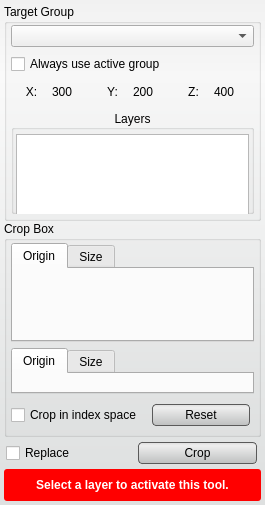
<?xml version="1.0" encoding="UTF-8"?>
<ui version="4.0">
 <class>CropToolInterface</class>
 <widget class="QWidget" name="CropToolInterface">
  <property name="geometry">
   <rect>
    <x>0</x>
    <y>0</y>
    <width>265</width>
    <height>505</height>
   </rect>
  </property>
  <property name="sizePolicy">
   <sizepolicy hsizetype="Preferred" vsizetype="Preferred">
    <horstretch>0</horstretch>
    <verstretch>0</verstretch>
   </sizepolicy>
  </property>
  <property name="minimumSize">
   <size>
    <width>0</width>
    <height>250</height>
   </size>
  </property>
  <property name="maximumSize">
   <size>
    <width>16777215</width>
    <height>16777215</height>
   </size>
  </property>
  <property name="baseSize">
   <size>
    <width>650</width>
    <height>0</height>
   </size>
  </property>
  <property name="windowTitle">
   <string>Crop Tool</string>
  </property>
  <property name="styleSheet">
   <string notr="true">QWidget#CropToolInterface{
  border-radius: 3px;
  background-color: qlineargradient(spread:pad, x1:0.5, y1:0, x2:0.5, y2:0.960227, stop:0 rgba(241, 241, 241, 255), stop:0.155779 rgba(250, 250, 250, 255), stop:1 rgba(222, 224, 224, 255));      
}


QPushButton{
  background-color: qlineargradient(spread:pad, x1:0.5, y1:0, x2:0.5, y2:0.960227, stop:0 rgba(221, 221, 221, 255), stop:0.155779 rgba(238, 238, 238, 255), stop:1 rgba(192, 194, 194, 255));
  border-radius: 4px;
  border: 1px solid rgb(90, 90, 90);
  margin:4px;
}

QPushButton:hover{
  background-color: qlineargradient(spread:pad, x1:0.5, y1:0, x2:0.5, y2:1, stop:0 rgba(195, 195, 195, 255), stop:0.253769 rgba(206, 206, 206, 255), stop:1 rgba(185, 185, 185, 255));
  border-radius: 4px;
  border: 1px solid rgb(90, 90, 90);
  margin:4px;
}

QPushButton:pressed{
  background-color: qlineargradient(spread:pad, x1:0.5, y1:0, x2:0.5, y2:1, stop:0 rgba(150, 150, 150, 255), stop:0.753769 rgba(206, 206, 206, 255), stop:1 rgba(185, 185, 185, 255));
  border-radius: 4px;
  border: 1px solid rgb(90, 90, 90);
  margin:4px;
}</string>
  </property>
  <layout class="QVBoxLayout" name="verticalLayout_7">
   <property name="spacing">
    <number>0</number>
   </property>
   <property name="margin">
    <number>4</number>
   </property>
   <item>
    <widget class="QGroupBox" name="target_groupbox_">
     <property name="title">
      <string>Target Group</string>
     </property>
     <property name="flat">
      <bool>false</bool>
     </property>
     <layout class="QVBoxLayout" name="verticalLayout_4">
      <property name="spacing">
       <number>6</number>
      </property>
      <property name="leftMargin">
       <number>4</number>
      </property>
      <property name="topMargin">
       <number>0</number>
      </property>
      <property name="rightMargin">
       <number>4</number>
      </property>
      <property name="bottomMargin">
       <number>4</number>
      </property>
      <item>
       <widget class="QWidget" name="widget_9" native="true">
        <layout class="QVBoxLayout" name="verticalLayout_5">
         <property name="spacing">
          <number>2</number>
         </property>
         <property name="margin">
          <number>0</number>
         </property>
         <item>
          <widget class="QWidget" name="widget_10" native="true">
           <property name="minimumSize">
            <size>
             <width>0</width>
             <height>24</height>
            </size>
           </property>
           <property name="maximumSize">
            <size>
             <width>16777215</width>
             <height>24</height>
            </size>
           </property>
           <layout class="QHBoxLayout" name="horizontalLayout_6">
            <property name="spacing">
             <number>0</number>
            </property>
            <property name="margin">
             <number>0</number>
            </property>
            <item>
             <widget class="QComboBox" name="target_group_">
              <property name="sizePolicy">
               <sizepolicy hsizetype="Ignored" vsizetype="Fixed">
                <horstretch>0</horstretch>
                <verstretch>0</verstretch>
               </sizepolicy>
              </property>
             </widget>
            </item>
           </layout>
          </widget>
         </item>
        </layout>
       </widget>
      </item>
      <item>
       <widget class="QWidget" name="widget_3" native="true">
        <property name="minimumSize">
         <size>
          <width>0</width>
          <height>20</height>
         </size>
        </property>
        <layout class="QHBoxLayout" name="horizontalLayout">
         <property name="spacing">
          <number>0</number>
         </property>
         <property name="margin">
          <number>0</number>
         </property>
         <item>
          <widget class="QCheckBox" name="use_active_group_">
           <property name="text">
            <string>Always use active group</string>
           </property>
          </widget>
         </item>
        </layout>
       </widget>
      </item>
      <item>
       <widget class="QWidget" name="widget_11" native="true">
        <property name="minimumSize">
         <size>
          <width>0</width>
          <height>24</height>
         </size>
        </property>
        <layout class="QHBoxLayout" name="horizontalLayout_2">
         <property name="spacing">
          <number>0</number>
         </property>
         <property name="margin">
          <number>0</number>
         </property>
         <item>
          <widget class="QLabel" name="x_axis_label_current_">
           <property name="text">
            <string>X:</string>
           </property>
           <property name="alignment">
            <set>Qt::AlignCenter</set>
           </property>
          </widget>
         </item>
         <item>
          <widget class="QLabel" name="label_nx_">
           <property name="text">
            <string>300</string>
           </property>
          </widget>
         </item>
         <item>
          <widget class="QLabel" name="y_axis_label_current_">
           <property name="text">
            <string>Y:</string>
           </property>
           <property name="alignment">
            <set>Qt::AlignCenter</set>
           </property>
          </widget>
         </item>
         <item>
          <widget class="QLabel" name="label_ny_">
           <property name="text">
            <string>200</string>
           </property>
          </widget>
         </item>
         <item>
          <widget class="QLabel" name="z_axis_label_current_">
           <property name="text">
            <string>Z:</string>
           </property>
           <property name="alignment">
            <set>Qt::AlignCenter</set>
           </property>
          </widget>
         </item>
         <item>
          <widget class="QLabel" name="label_nz_">
           <property name="text">
            <string>400</string>
           </property>
          </widget>
         </item>
        </layout>
       </widget>
      </item>
      <item>
       <widget class="QGroupBox" name="groupBox">
        <property name="title">
         <string>Layers</string>
        </property>
        <property name="alignment">
         <set>Qt::AlignCenter</set>
        </property>
        <property name="flat">
         <bool>true</bool>
        </property>
        <property name="checkable">
         <bool>false</bool>
        </property>
        <layout class="QVBoxLayout" name="verticalLayout_6">
         <property name="spacing">
          <number>2</number>
         </property>
         <property name="leftMargin">
          <number>2</number>
         </property>
         <property name="topMargin">
          <number>4</number>
         </property>
         <property name="rightMargin">
          <number>2</number>
         </property>
         <property name="bottomMargin">
          <number>2</number>
         </property>
         <item>
          <widget class="QListWidget" name="layer_list_">
           <property name="enabled">
            <bool>true</bool>
           </property>
           <property name="sizePolicy">
            <sizepolicy hsizetype="Ignored" vsizetype="Fixed">
             <horstretch>0</horstretch>
             <verstretch>0</verstretch>
            </sizepolicy>
           </property>
           <property name="minimumSize">
            <size>
             <width>0</width>
             <height>100</height>
            </size>
           </property>
           <property name="maximumSize">
            <size>
             <width>16777215</width>
             <height>100</height>
            </size>
           </property>
           <property name="frameShape">
            <enum>QFrame::StyledPanel</enum>
           </property>
           <property name="alternatingRowColors">
            <bool>true</bool>
           </property>
           <property name="selectionMode">
            <enum>QAbstractItemView::MultiSelection</enum>
           </property>
           <property name="resizeMode">
            <enum>QListView::Adjust</enum>
           </property>
          </widget>
         </item>
        </layout>
       </widget>
      </item>
     </layout>
    </widget>
   </item>
   <item>
    <widget class="QGroupBox" name="groupBox_2">
     <property name="title">
      <string>Crop Box</string>
     </property>
     <property name="flat">
      <bool>false</bool>
     </property>
     <layout class="QVBoxLayout" name="verticalLayout">
      <property name="leftMargin">
       <number>4</number>
      </property>
      <property name="topMargin">
       <number>2</number>
      </property>
      <property name="rightMargin">
       <number>4</number>
      </property>
      <property name="bottomMargin">
       <number>4</number>
      </property>
      <item>
       <widget class="QTabWidget" name="crop_world_widget_">
        <property name="sizePolicy">
         <sizepolicy hsizetype="Ignored" vsizetype="Preferred">
          <horstretch>0</horstretch>
          <verstretch>0</verstretch>
         </sizepolicy>
        </property>
        <property name="tabShape">
         <enum>QTabWidget::Rounded</enum>
        </property>
        <property name="currentIndex">
         <number>0</number>
        </property>
        <property name="elideMode">
         <enum>Qt::ElideNone</enum>
        </property>
        <widget class="QWidget" name="tab">
         <property name="minimumSize">
          <size>
           <width>0</width>
           <height>80</height>
          </size>
         </property>
         <attribute name="title">
          <string>Origin</string>
         </attribute>
         <layout class="QVBoxLayout" name="verticalLayout_3">
          <property name="spacing">
           <number>4</number>
          </property>
          <property name="margin">
           <number>4</number>
          </property>
          <item>
           <widget class="QtUtils::QtSliderDoubleCombo" name="crop_origin_x_" native="true"/>
          </item>
          <item>
           <widget class="QtUtils::QtSliderDoubleCombo" name="crop_origin_y_" native="true"/>
          </item>
          <item>
           <widget class="QtUtils::QtSliderDoubleCombo" name="crop_origin_z_" native="true"/>
          </item>
         </layout>
        </widget>
        <widget class="QWidget" name="tab_2">
         <property name="minimumSize">
          <size>
           <width>0</width>
           <height>80</height>
          </size>
         </property>
         <attribute name="title">
          <string>Size</string>
         </attribute>
         <layout class="QVBoxLayout" name="verticalLayout_22">
          <property name="spacing">
           <number>4</number>
          </property>
          <property name="margin">
           <number>4</number>
          </property>
          <item>
           <widget class="QtUtils::QtSliderDoubleCombo" name="crop_width_" native="true"/>
          </item>
          <item>
           <widget class="QtUtils::QtSliderDoubleCombo" name="crop_height_" native="true"/>
          </item>
          <item>
           <widget class="QtUtils::QtSliderDoubleCombo" name="crop_depth_" native="true"/>
          </item>
         </layout>
        </widget>
       </widget>
      </item>
      <item>
       <widget class="QTabWidget" name="crop_index_widget_">
        <property name="sizePolicy">
         <sizepolicy hsizetype="Ignored" vsizetype="Preferred">
          <horstretch>0</horstretch>
          <verstretch>0</verstretch>
         </sizepolicy>
        </property>
        <property name="currentIndex">
         <number>0</number>
        </property>
        <widget class="QWidget" name="tab_3">
         <attribute name="title">
          <string>Origin</string>
         </attribute>
         <layout class="QVBoxLayout" name="verticalLayout_16">
          <property name="spacing">
           <number>4</number>
          </property>
          <property name="margin">
           <number>4</number>
          </property>
          <item>
           <widget class="QtUtils::QtSliderIntCombo" name="crop_origin_index_x_" native="true"/>
          </item>
          <item>
           <widget class="QtUtils::QtSliderIntCombo" name="crop_origin_index_y_" native="true"/>
          </item>
          <item>
           <widget class="QtUtils::QtSliderIntCombo" name="crop_origin_index_z_" native="true"/>
          </item>
         </layout>
        </widget>
        <widget class="QWidget" name="tab_4">
         <attribute name="title">
          <string>Size</string>
         </attribute>
         <layout class="QVBoxLayout" name="verticalLayout_20">
          <property name="spacing">
           <number>4</number>
          </property>
          <property name="margin">
           <number>4</number>
          </property>
          <item>
           <widget class="QtUtils::QtSliderIntCombo" name="crop_index_width_" native="true"/>
          </item>
          <item>
           <widget class="QtUtils::QtSliderIntCombo" name="crop_index_height_" native="true"/>
          </item>
          <item>
           <widget class="QtUtils::QtSliderIntCombo" name="crop_index_depth_" native="true"/>
          </item>
         </layout>
        </widget>
       </widget>
      </item>
      <item>
       <layout class="QHBoxLayout" name="horizontalLayout_3">
        <item>
         <widget class="QCheckBox" name="crop_index_checkbox_">
          <property name="text">
           <string>Crop in index space</string>
          </property>
         </widget>
        </item>
        <item>
         <widget class="QPushButton" name="reset_button_">
          <property name="minimumSize">
           <size>
            <width>0</width>
            <height>30</height>
           </size>
          </property>
          <property name="text">
           <string>Reset</string>
          </property>
         </widget>
        </item>
       </layout>
      </item>
     </layout>
    </widget>
   </item>
   <item>
    <widget class="QWidget" name="widget_14" native="true">
     <property name="minimumSize">
      <size>
       <width>0</width>
       <height>32</height>
      </size>
     </property>
     <property name="maximumSize">
      <size>
       <width>16777215</width>
       <height>32</height>
      </size>
     </property>
     <layout class="QHBoxLayout" name="horizontalLayout_5" stretch="1,1">
      <property name="spacing">
       <number>0</number>
      </property>
      <property name="leftMargin">
       <number>2</number>
      </property>
      <property name="topMargin">
       <number>0</number>
      </property>
      <property name="rightMargin">
       <number>0</number>
      </property>
      <property name="bottomMargin">
       <number>0</number>
      </property>
      <item>
       <widget class="QCheckBox" name="replace_checkbox_">
        <property name="sizePolicy">
         <sizepolicy hsizetype="Preferred" vsizetype="Fixed">
          <horstretch>0</horstretch>
          <verstretch>0</verstretch>
         </sizepolicy>
        </property>
        <property name="toolTip">
         <string>Check this box to replace the current layer with the cropped one</string>
        </property>
        <property name="text">
         <string>Replace</string>
        </property>
       </widget>
      </item>
      <item>
       <widget class="QPushButton" name="crop_button_">
        <property name="sizePolicy">
         <sizepolicy hsizetype="Preferred" vsizetype="Fixed">
          <horstretch>0</horstretch>
          <verstretch>0</verstretch>
         </sizepolicy>
        </property>
        <property name="minimumSize">
         <size>
          <width>0</width>
          <height>30</height>
         </size>
        </property>
        <property name="text">
         <string>Crop</string>
        </property>
       </widget>
      </item>
     </layout>
    </widget>
   </item>
   <item>
    <widget class="QWidget" name="message_alert_" native="true">
     <property name="sizePolicy">
      <sizepolicy hsizetype="Preferred" vsizetype="Fixed">
       <horstretch>0</horstretch>
       <verstretch>0</verstretch>
      </sizepolicy>
     </property>
     <property name="minimumSize">
      <size>
       <width>0</width>
       <height>32</height>
      </size>
     </property>
     <property name="styleSheet">
      <string notr="true">QLabel#message_{
  color: white;
  font: bold;
}

QWidget#message_alert_{
  border-radius: 3px;
  background-color: red;
}</string>
     </property>
     <layout class="QHBoxLayout" name="horizontalLayout_4">
      <property name="spacing">
       <number>0</number>
      </property>
      <property name="margin">
       <number>4</number>
      </property>
      <item>
       <widget class="QLabel" name="message_">
        <property name="text">
         <string>Select a layer to activate this tool.</string>
        </property>
        <property name="alignment">
         <set>Qt::AlignCenter</set>
        </property>
        <property name="wordWrap">
         <bool>true</bool>
        </property>
       </widget>
      </item>
     </layout>
    </widget>
   </item>
  </layout>
 </widget>
 <customwidgets>
  <customwidget>
   <class>QtUtils::QtSliderDoubleCombo</class>
   <extends>QWidget</extends>
   <header location="global">QtUtils/Widgets/QtSliderDoubleCombo.h</header>
   <container>1</container>
  </customwidget>
  <customwidget>
   <class>QtUtils::QtSliderIntCombo</class>
   <extends>QWidget</extends>
   <header location="global">QtUtils/Widgets/QtSliderIntCombo.h</header>
   <container>1</container>
  </customwidget>
 </customwidgets>
 <resources/>
 <connections/>
</ui>
